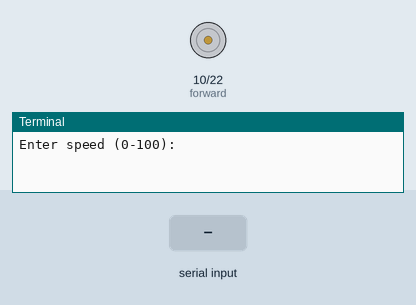
The program below on a simulated Raspberry Pi (header pin numbers). On the bench: motor-driver pin pairs drawn as motors (green arrow = first pin HIGH = forward, orange = second pin HIGH = backward, longer = more drive, scaled by the enable pin), the last lines printed to the terminal. Inputs (shaded band) come from the test bench. The interpreter's speed is modelled, so counts of loop turns are approximate.

Above: at 1.2 s.
1.3 s: "5" typed at the terminal, then Enter
At 2.5 s:
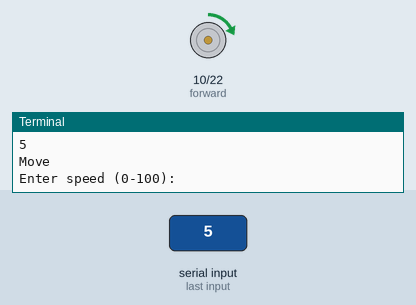
2.8 s: "90" typed at the terminal, then Enter
At 3.8 s:
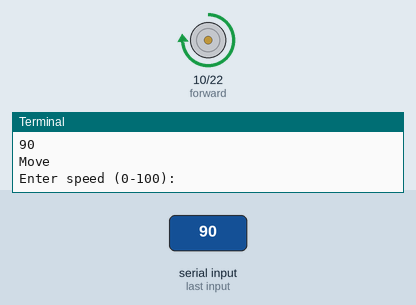
4.3 s: "0" typed at the terminal, then Enter
At 4.9 s:
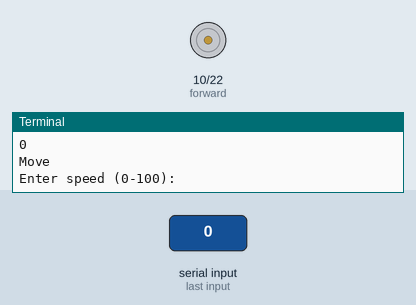
Timing chart, 0 to 7.3 s (numbered marks = the images above; inputs shaded):
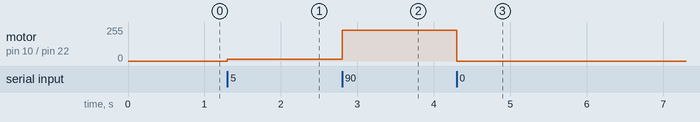

The program:

motor_control.py
```python
from time import sleep
import RPi.GPIO as GPIO
#import ptvsd

#ptvsd.enable_attach()
#ptvsd.wait_for_attach()

GPIO.setmode(GPIO.BOARD)

speed = 8
forward = 10
reverse = 22

GPIO.setup(speed, GPIO.OUT)
GPIO.setup(forward, GPIO.OUT)
GPIO.setup(reverse, GPIO.OUT)

motorPwm = GPIO.PWM(speed, 100)
motorPwm.start(0)

def move(cycle, isForward):
    print("Move")
    motorPwm.ChangeDutyCycle(cycle)
    if isForward == True:
        GPIO.output(forward, GPIO.HIGH)
        GPIO.output(reverse, GPIO.LOW)
    else:
        GPIO.output(forward, GPIO.LOW)
        GPIO.output(reverse, GPIO.HIGH)

try:
    count = 0
    while True:
        count += 1
        speed = int(input("Enter speed (0-100): "))
        move(speed, True)

finally:
    GPIO.cleanup()
```

Measured:
- after the input at 1.3 s, motor on pin 10 (forward) / pin 22 (reverse): stopped → forward 13/255 at once
- after the input at 2.8 s, motor on pin 10 (forward) / pin 22 (reverse): forward 13/255 → forward 230/255 at once
- after the input at 4.3 s, motor on pin 10 (forward) / pin 22 (reverse): forward 230/255 → stopped at once
